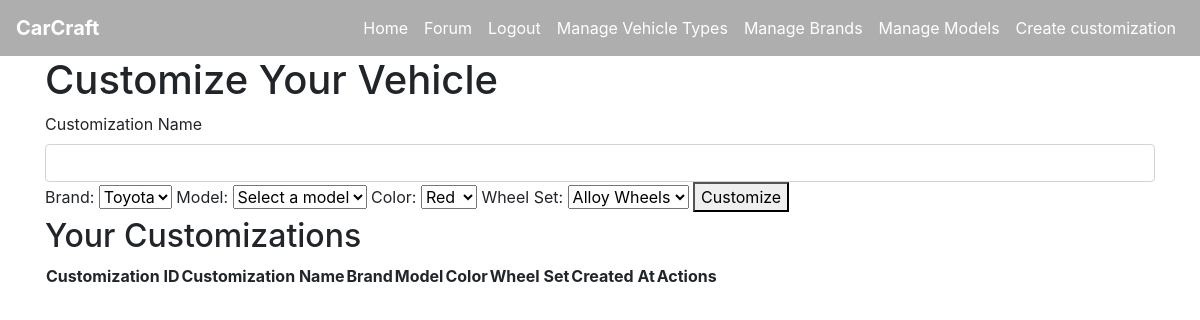
Before: /customize (signed in) with the older database file.
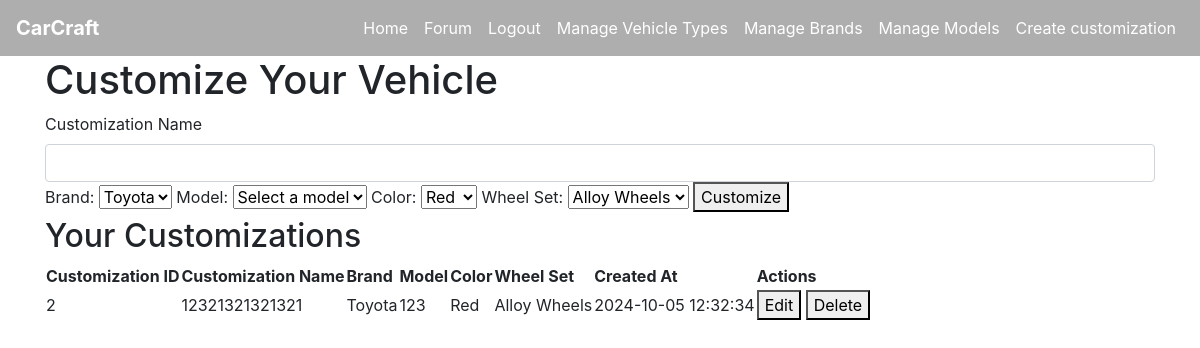
After: the same page with the newer database file.
### tables this page shows
CREATE TABLE customization (
    customization_id INTEGER PRIMARY KEY AUTOINCREMENT,
    customization_name VARCHAR(100) NOT NULL,
    user_id INTEGER NOT NULL,
    model_id INTEGER NOT NULL,
    color_id INTEGER NOT NULL,
    wheel_id INTEGER NOT NULL,
    created_at DATETIME DEFAULT CURRENT_TIMESTAMP,
    FOREIGN KEY (user_id) REFERENCES user(user_id),
    FOREIGN KEY (model_id) REFERENCES model(model_id),
    FOREIGN KEY (color_id) REFERENCES color(color_id),
    FOREIGN KEY (wheel_id) REFERENCES wheel_set(wheel_id)
);

CREATE TABLE brand (
    brand_id INTEGER PRIMARY KEY AUTOINCREMENT,
    name VARCHAR(20)
);

CREATE TABLE model (
    model_id INTEGER PRIMARY KEY AUTOINCREMENT,
    brand_id INTEGER NOT NULL,
    type_id INTEGER NOT NULL,
    name VARCHAR(100) NOT NULL,
    FOREIGN KEY (brand_id) REFERENCES brand(brand_id),
    FOREIGN KEY (type_id) REFERENCES vehicle_type(type_id)
);

CREATE TABLE color (
    color_id INTEGER PRIMARY KEY AUTOINCREMENT,
    name VARCHAR(50)
);

CREATE TABLE wheel_set (
    wheel_id INTEGER PRIMARY KEY AUTOINCREMENT,
    name VARCHAR(100),
    description TEXT
);

### app.py (the view, shortened to what this page needs)
@app.route('/customize', methods=['GET', 'POST'])
@login_required
def customize():
    db = get_db_connection()
    brands = db.execute('SELECT brand_id, name FROM brand').fetchall()
    colors = db.execute('SELECT color_id, name FROM color').fetchall()
    wheels = db.execute('SELECT wheel_id, name FROM wheel_set').fetchall()
    models = []
    if brands:
        default_brand_id = brands[0]['brand_id']
        models = db.execute('SELECT model_id, name FROM model WHERE brand_id = ?', (default_brand_id,)).fetchall()
    customizations = db.execute('''
        SELECT customization.customization_id, customization.customization_name, brand.name AS brand_name,
               model.name AS model_name, color.name AS color_name, wheel_set.name AS wheel_name,
               customization.created_at
        FROM customization
        JOIN model ON customization.model_id = model.model_id
        JOIN brand ON model.brand_id = brand.brand_id
        JOIN color ON customization.color_id = color.color_id
        JOIN wheel_set ON customization.wheel_id = wheel_set.wheel_id
        WHERE customization.user_id = ?
    ''', (current_user.id,)).fetchall()
    return render_template('customize.html', brands=brands, colors=colors, wheels=wheels, models=models, customizations=customizations)

### app.py (called while the page is built)
def get_db_connection():
    conn = sqlite3.connect(DATABASE)
    conn.row_factory = sqlite3.Row  # This enables column access by name: row['column_name']
    return conn

@login_manager.user_loader
def load_user(user_id):
    return User.get(user_id)

    @staticmethod
    def get(user_id):
        conn = get_db_connection()
        user_data = conn.execute('SELECT * FROM user WHERE user_id = ?', (user_id,)).fetchone()
        conn.close()
        if user_data:
            return User(
                user_id=user_data['user_id'],
                username=user_data['username'],
                email=user_data['email'],
                password_hash=user_data['password_hash'],
                admin=bool(user_data['admin'])
            )
        return None

### templates/customize.html (shortened to what this page needs)
{% extends 'base.html' %}
{% block content %}
<h1>Customize Your Vehicle</h1>
<form id="customization-form" method="POST" action="{{ url_for('customize') }}">
    <label for="customization_name">Customization Name</label>
    <input type="text" id="customization_name" name="customization_name" class="form-control" value="{{ customization.customization_name if customization else '' }}" required>
    <label for="brand_id">Brand:</label>
    <select name="brand_id" id="brand_id" onchange="loadModels()">
        {% for brand in brands %}
            <option value="{{ brand.brand_id }}">{{ brand.name }}</option>
        {% endfor %}
    </select>
    <label for="model_id">Model:</label>
    <select name="model_id" id="model_id" required>
        <option value="" disabled selected>Select a model</option>
    </select>
    <label for="color_id">Color:</label>
    <select name="color_id" id="color_id">
        {% for color in colors %}
            <option value="{{ color.color_id }}">{{ color.name }}</option>
        {% endfor %}
    </select>
    <label for="wheel_id">Wheel Set:</label>
    <select name="wheel_id" id="wheel_id">
        {% for wheel in wheels %}
            <option value="{{ wheel.wheel_id }}">{{ wheel.name }}</option>
        {% endfor %}
    </select>
    <button type="submit">Customize</button>
</form>
<h2>Your Customizations</h2>
<table>
    <thead>
        <tr>
            <th>Customization ID</th>
            <th>Customization Name</th>
            <th>Brand</th>
            <th>Model</th>
            <th>Color</th>
            <th>Wheel Set</th>
            <th>Created At</th>
            <th>Actions</th>
        </tr>
    </thead>
    <tbody>
        {% for customization in customizations %}
            <tr>
                <td>{{ customization.customization_id }}</td>
                <td>{{ customization.customization_name }}</td>
                <td>{{ customization.brand_name }}</td>
                <td>{{ customization.model_name }}</td>
                <td>{{ customization.color_name }}</td>
                <td>{{ customization.wheel_name }}</td>
                <td>{{ customization.created_at }}</td>
                <td>
                    <a href="{{ url_for('edit_customization', customization_id=customization.customization_id) }}">
                        <button>Edit</button>
                    </a>
                    <form method="POST" action="{{ url_for('customize') }}" style="display:inline;">
                        <button type="submit" onclick="return confirm('Are you sure you want to delete this customization?');">Delete</button>
                    </form>
                </td>
            </tr>
        {% endfor %}
    </tbody>
</table>
{% endblock %}

### templates/base.html (shortened to what this page needs)
<!DOCTYPE html>
<html lang="en">
<head>
    <link
      rel="stylesheet"
      href="https://stackpath.bootstrapcdn.com/bootstrap/4.4.1/css/bootstrap.min.css"
    />
    <link
      rel="stylesheet"
      href="https://stackpath.bootstrapcdn.com/font-awesome/4.7.0/css/font-awesome.min.css"
    />
    <link rel="stylesheet" href="{{ url_for('static', filename='css/style.css') }}">
</head>
<body>
    <nav class="navbar navbar-expand-lg">
        <a class="navbar-brand" href="{{ url_for('home') }}">CarCraft</a>
        <div class="collapse navbar-collapse" id="navbarNav">
            <ul class="navbar-nav">
                <li class="nav-item"><a class="nav-link" href="{{ url_for('home') }}">Home</a></li>
                {% if current_user.is_authenticated %}
                    <li class="nav-item"><a class="nav-link" href="{{ url_for('forum') }}">Forum</a></li>
                    <li class="nav-item"><a class="nav-link" href="{{ url_for('logout') }}">Logout</a></li>
                    <li class="nav-item"><a class="nav-link" href="{{ url_for('vehicle_type') }}">Manage Vehicle Types</a></li>
                    <li class="nav-item"><a class="nav-link" href="{{ url_for('brand_type') }}">Manage Brands</a></li>
                    <li class="nav-item"><a class="nav-link" href="{{ url_for('models') }}">Manage Models</a></li>
                    <li class="nav-item"><a class="nav-link" href="{{ url_for('customize') }}">Create customization</a></li>
                {% else %}
                    <li class="nav-item"><a class="nav-link" href="{{ url_for('login') }}">Login</a></li>
                    <li class="nav-item"><a class="nav-link" href="{{ url_for('create_user') }}">Register</a></li>
                {% endif %}
            </ul>
        </div>
    </nav>
    <div class="container">
        {% block content %}{% endblock %}
    </div>
</body>
</html>

### static/css/style.css (style rules this page uses)
.navbar { position: relative; z-index: 10; }
.navbar { background-color: rgba(53, 53, 53, 0.4); }
.navbar-nav { margin-left: auto; }
.navbar { z-index: 1000; }
.navbar { padding: 0.5rem 1rem; }
.navbar-nav .nav-link { color: #ffffff; transition: color 0.3s ease; }
.navbar-brand { color: #ffffff; font-weight: bold; }

Changed rows visible on the page:
added customization: customization_id "2", customization_name "12321321321321", brand_name "Toyota", model_name "123", color_name "Red", wheel_name "Alloy Wheels", created_at "2024-10-05 12:32:34"
